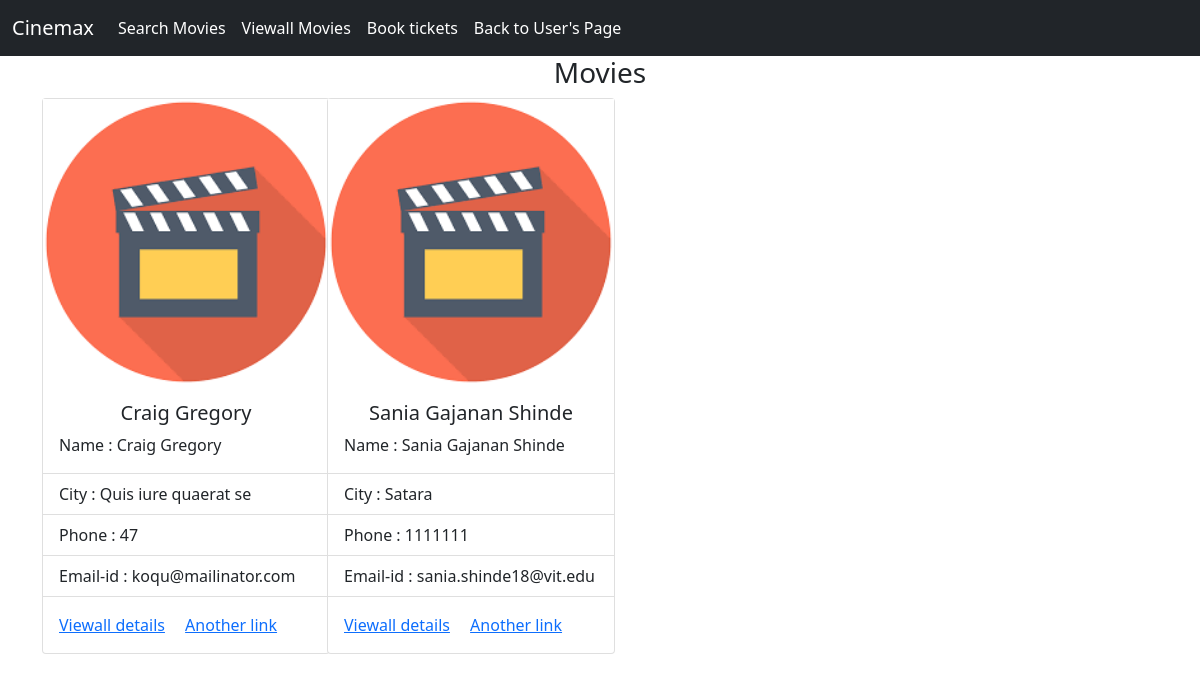
Before: /cardview with the older database file.
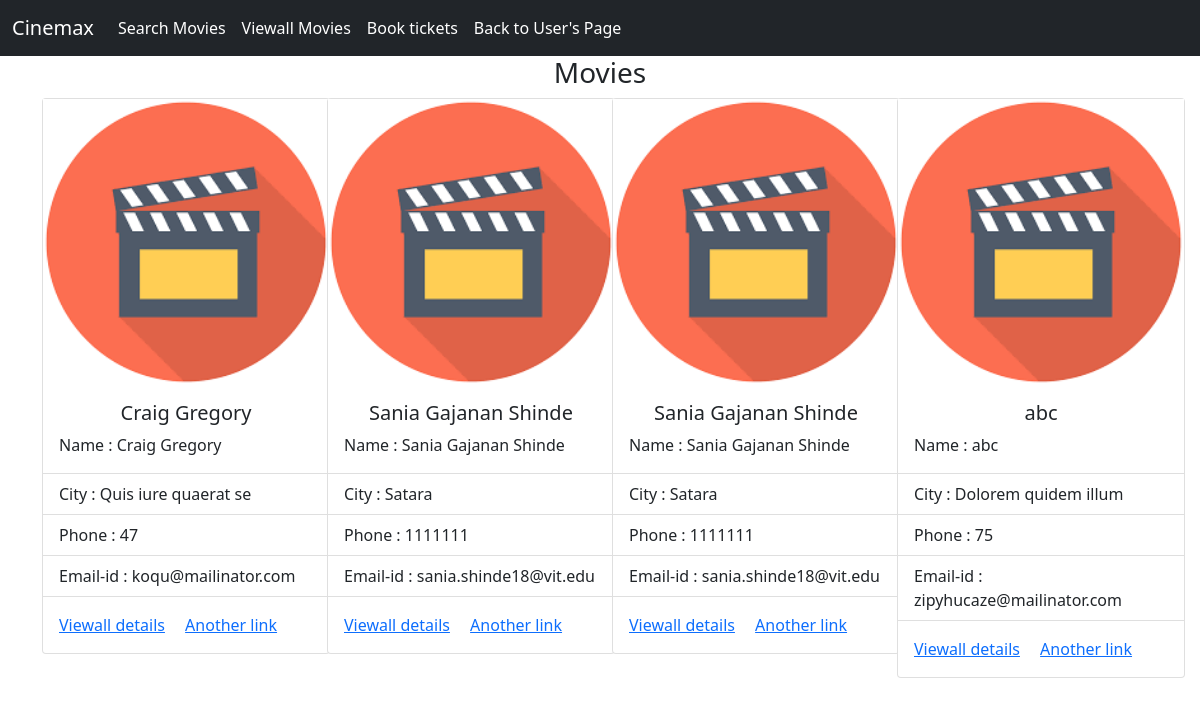
After: the same page with the newer database file.
### tables this page shows
CREATE TABLE owners(
                            ID INTEGER PRIMARY KEY AUTOINCREMENT,
                            name TEXT, 
                            area TEXT, 
                            city TEXT, 
                            phone INTEGER,
                            email TEXT, 
                            username TEXT, 
                            Password TEXT);

### main.py (the view)
@app.route("/cardview")
def cardview():
    cursor = conn.cursor()
    cursor.execute("SELECT * FROM owners")
    result = cursor.fetchall()
    return render_template("cardview.html", book = result)

### templates/cardview.html (shortened to what this page needs)
<!DOCTYPE html>
<html lang="en">
<head>
    <link href="https://cdn.jsdelivr.net/npm/bootstrap@5.1.3/dist/css/bootstrap.min.css" rel="stylesheet">
</head>
<body>
  <nav class="navbar navbar-expand-lg navbar-dark bg-dark data-bs-toggle">
    <div class="container-fluid">
      <a class="navbar-brand" href="/dashboard">Cinemax</a>
      <div class="collapse navbar-collapse" id="navbarNav">
        <ul class="navbar-nav">
            <li class="nav-item">
                <a class="nav-link active" aria-current="page" href="/moviesearch">Search Movies</a>
              </li>
          <li class="nav-item">
            <a class="nav-link active" aria-current="page" href="/cardview">Viewall Movies</a>
          </li>
            <li class="nav-item">
                <a class="nav-link active" aria-current="page" href="/insertBooking">Book tickets</a>
              </li>
              <li class="nav-item">
                <a class="nav-link active" aria-current="page" href="/userdashboard">Back to User's Page </a>
              </li>
        </ul>
      </div>
    </div>
  </nav>
      <h3 style="text-align: center;">Movies</h3>
<div class="container">
    <div class="row">
        {% for i in book %}
        <div class="col col-12 col-sm-6 col-md-4 col-lg-3 col-xl-3 col-xxl-3">
            <div class="card" style="width: 18rem;">
                <img>
                <div class="card-body">
                    <h5 class="card-title"><center>{{i[1]}}</center></h5>
                  <p class="card-text">Name : {{i[1]}}</p>
                </div>
                <ul class="list-group list-group-flush">
                  <li class="list-group-item">City : {{i[3]}}</li>
                  <li class="list-group-item">Phone : {{i[4]}}</li>
                  <li class="list-group-item">Email-id : {{i[5]}}</li>
                </ul>
                <div class="card-body">
                  <a href="/view" class="card-link">Viewall details</a>
                  <a href="#" class="card-link">Another link</a>
                </div>
              </div>
        </div>
        {% endfor %}
    </div>
</div>
</body>
</html>

Changed rows visible on the page:
added owners: name "Sania Gajanan Shinde", city "Satara", phone "1111111", email "sania.shinde18@vit.edu"
added owners: name "abc", city "Dolorem quidem illum", phone "75", email "zipyhucaze@mailinator.com"
